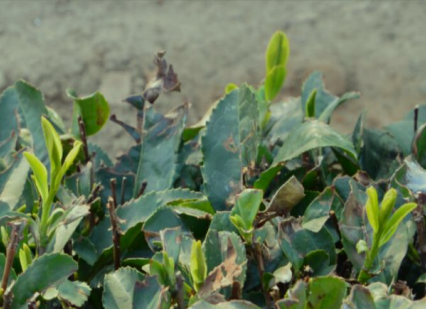
#> input picture img_6.png, 426 x 309 px
$ python HSV_ROI.py
#> lines starting #> are read from the running program, lines starting #| are printed output that depends on the picture; after the words box and inside, x2 and y2 are one past the last pixel; in counts of white or black regions, pixels touching at a corner belong together
# 基于HSV色彩空间的嫩芽ROI提取算法
# 原理先通过cv.cvtColor()函数，将原RGB彩色图像转换为hsv色彩空间的图像，
# 然后通过cv.inRange()函数获得ROI区域的Mask，
# 最后利用cv.bitwise()函数提取得到ROI区域。
import cv2 as cv
import numpy as np


src = cv.imread('img_6.png')
#> src is the input picture: shape (309, 426, 3); mean B, G, R 92.3, 121, 105.5
cv.imshow('src', src)
hsv = cv.cvtColor(src, cv.COLOR_BGR2HSV)       # 转换成hsv色彩风格
#> hsv: shape (309, 426, 3); mean H, S, V 48.7, 79.6, 121.9
lower_hsv=np.array([25,95,46])
upper_hsv=np.array([41,255,255])
# 通过设置不同的H、S、V的min和max阈值可以获取不同色彩的一个二值的mask图像
mask = cv.inRange(hsv, lower_hsv, upper_hsv)        # 利用inRange产生mask
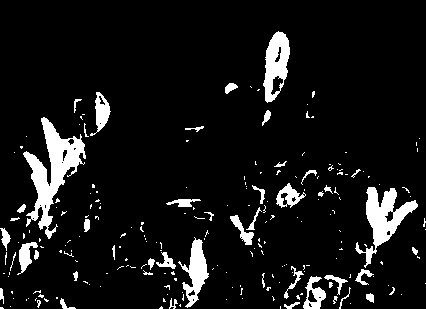
#> mask: shape (309, 426); 8.4% white; 220 white regions (174 under 20 px), largest, box (x1, y1, x2, y2) and area: (23, 117, 86, 239) 2659, (355, 187, 418, 268) 1680, (263, 31, 290, 103) 1151
cv.imshow('mask1', mask)
cv.imwrite('mask1.jpg', mask)

# 获取mask
# mask = cv.bitwise_not(mask)
# cv.imshow('mask2', mask)
# cv.imwrite('mask2.jpg', mask)
# 将原始图像与原始图像在mask区域进行逻辑与操作，即可获取（分割后的图像）
timg1 = cv.bitwise_and(src, src, mask=mask)
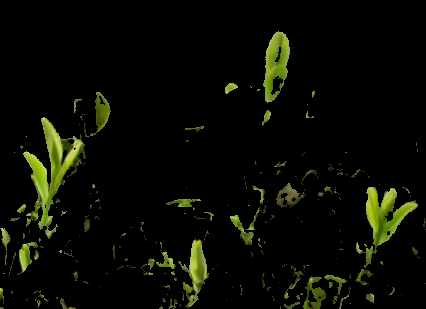
#> timg1: shape (309, 426, 3); mean B, G, R 3.4, 10.9, 9.3
cv.imshow('timg1', timg1)
cv.imwrite('timg1.jpg', timg1)

# [17 lines of commented-out code are left out]
bgr= cv.cvtColor(timg1, cv.COLOR_HSV2BGR)
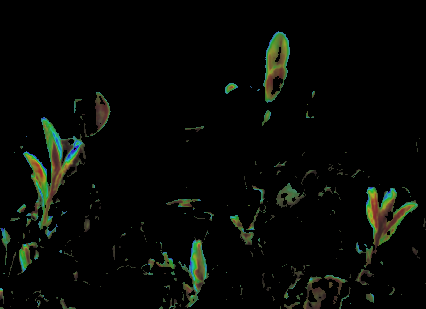
#> bgr: shape (309, 426, 3); mean B, G, R 5.3, 8.3, 6.4
# cv.imshow('1',bgr)
gray=cv.cvtColor(bgr,cv.COLOR_BGR2GRAY)
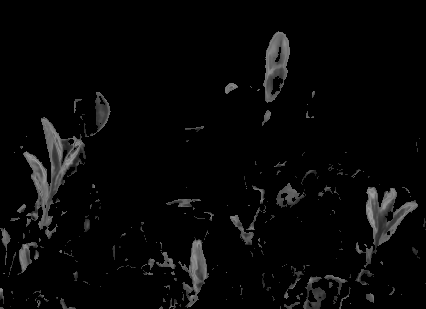
#> gray: shape (309, 426); min 0, max 164, mean 7.4
# cv.imshow('2',gray)
ret, thresh = cv.threshold(gray, 0, 255, cv.THRESH_BINARY + cv.THRESH_OTSU)
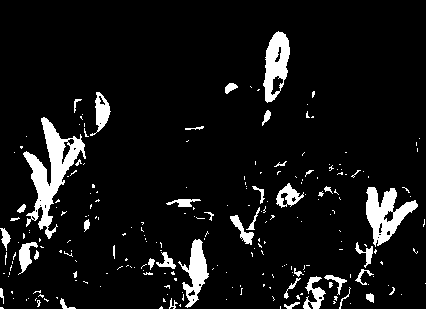
#> thresh: shape (309, 426); 7.9% white; 232 white regions (192 under 20 px), largest, box (x1, y1, x2, y2) and area: (23, 117, 86, 239) 2489, (366, 187, 418, 247) 1474, (263, 31, 290, 103) 1151
#> ret = 45
cv.imshow("thresh", thresh)
# 中值滤波：进行嫩芽降噪
median = cv.medianBlur(thresh,3)
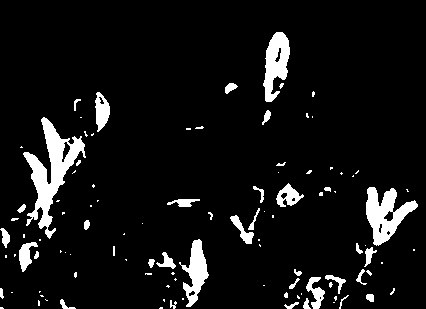
#> median: shape (309, 426); 7.4% white; 105 white regions (67 under 20 px), largest, box (x1, y1, x2, y2) and area: (23, 117, 86, 239) 2485, (366, 187, 418, 246) 1486, (263, 32, 290, 102) 1129
cv.imshow('median',median)
# 开操作：去掉目标特征外的孤立点
kernel = cv.getStructuringElement(cv.MORPH_RECT, (3,3))
opening = cv.morphologyEx(median,cv.MORPH_OPEN,kernel)
#> opening: shape (309, 426); 6.7% white; 50 white regions (16 under 20 px), largest, box (x1, y1, x2, y2) and area: (24, 118, 85, 228) 2343, (366, 187, 418, 245) 1477, (263, 32, 290, 102) 1126
cv.imshow('open',opening)
# 闭操作：去掉目标特征内的孔
kernel = np.ones((5,5),np.uint8)
closing = cv.morphologyEx(opening,cv.MORPH_CLOSE,kernel)
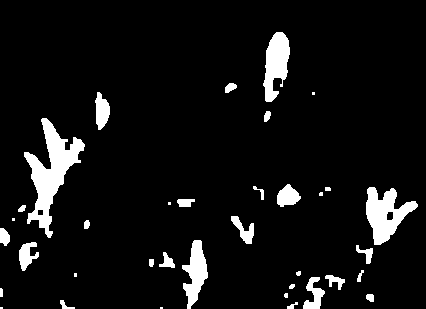
#> closing: shape (309, 426); 7.1% white; 36 white regions (8 under 20 px), largest, box (x1, y1, x2, y2) and area: (24, 118, 85, 238) 2616, (366, 187, 418, 245) 1544, (263, 32, 290, 102) 1192
cv.imshow('clos',closing)
cv.imwrite('closing.jpg', closing)
# 求出最大连通区域

# 在第一次分割嫩芽图像上框选出最大连通区域的嫩芽

# 最终在原图像上框选出每个嫩芽，并标注中心点，输出矩阵框左上角和右下角的坐标，描绘嫩芽轮廓

cv.waitKey(0)
cv.destroyAllWindows()

$ run again, with img_4.png copied over img_6.png
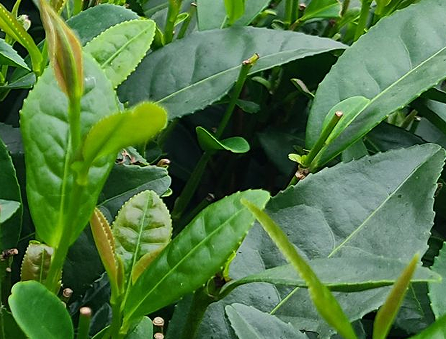
#> input picture img_4.png, 446 x 339 px
#> src is the input picture: shape (339, 446, 3); mean B, G, R 67.5, 118, 80.6
#> hsv: shape (339, 446, 3); mean H, S, V 59.3, 136.5, 118.2
#> `mask = cv.inRange(hsv, lower_hsv, upper_hsv)`:
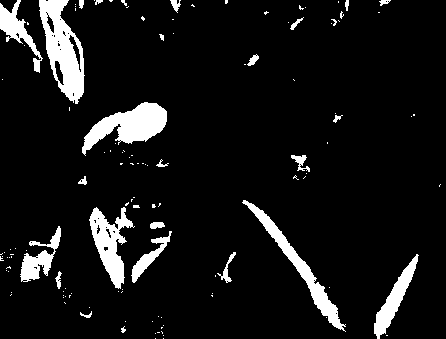
#> mask: shape (339, 446); 8.3% white; 126 white regions (101 under 20 px), largest, box (x1, y1, x2, y2) and area: (39, 0, 85, 104) 2491, (82, 102, 167, 156) 2135, (242, 200, 346, 332) 1681
#> ret = 42
#> median: shape (339, 446); 8.1% white; 46 white regions (22 under 20 px), largest, box (x1, y1, x2, y2) and area: (39, 0, 84, 104) 2527, (82, 102, 167, 155) 2133, (243, 200, 345, 330) 1677
#> opening: shape (339, 446); 7.9% white; 36 white regions (14 under 20 px), largest, box (x1, y1, x2, y2) and area: (39, 0, 84, 103) 2516, (82, 102, 167, 154) 2127, (243, 201, 344, 329) 1667
#> `closing = cv.morphologyEx(opening,cv.MORPH_CLOSE,kernel)`:
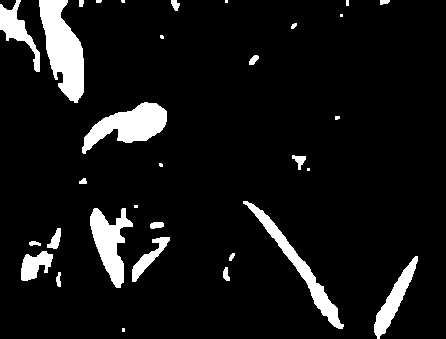
#> closing: shape (339, 446); 8.1% white; 32 white regions (11 under 20 px), largest, box (x1, y1, x2, y2) and area: (39, 0, 84, 103) 2742, (82, 102, 167, 154) 2148, (90, 208, 133, 288) 1678

$ run again, with img.png copied over img_6.png
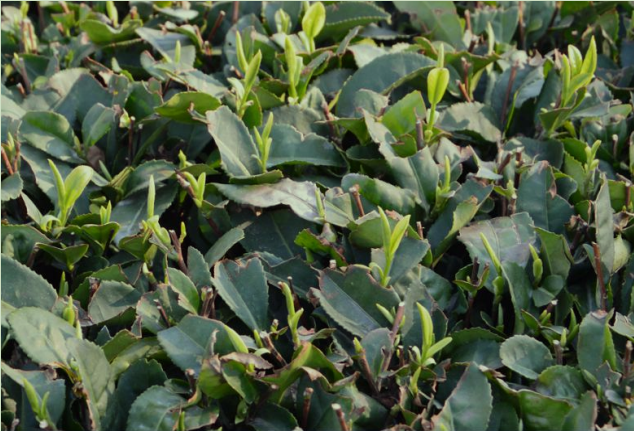
#> input picture img.png, 634 x 431 px
#> src is the input picture: shape (431, 634, 3); mean B, G, R 67.2, 93.7, 80.6
#> hsv: shape (431, 634, 3); mean H, S, V 53.1, 93.7, 95.2
#> `mask = cv.inRange(hsv, lower_hsv, upper_hsv)`:
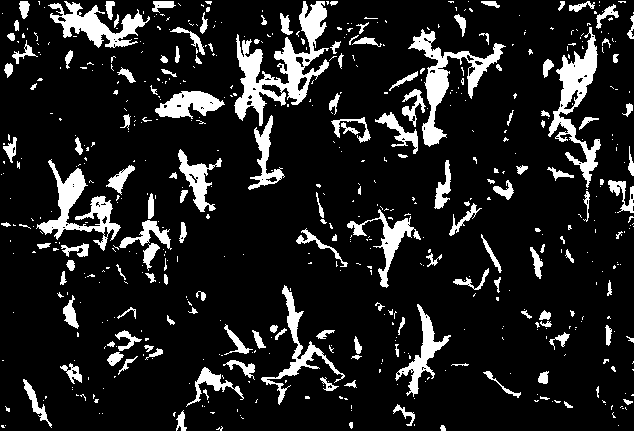
#> mask: shape (431, 634); 12.9% white; 583 white regions (432 under 20 px), largest, box (x1, y1, x2, y2) and area: (234, 1, 329, 126) 3973, (548, 27, 601, 188) 2573, (408, 29, 506, 147) 2489
#> thresh: shape (431, 634); 12% white; 606 white regions (455 under 20 px), largest, box (x1, y1, x2, y2) and area: (234, 1, 329, 126) 3781, (548, 27, 601, 188) 2458, (408, 29, 506, 147) 2400
#> ret = 43
#> median: shape (431, 634); 11.4% white; 298 white regions (159 under 20 px), largest, box (x1, y1, x2, y2) and area: (235, 1, 329, 126) 3780, (548, 27, 601, 187) 2440, (409, 30, 504, 146) 2394
#> opening: shape (431, 634); 10.3% white; 207 white regions (67 under 20 px), largest, box (x1, y1, x2, y2) and area: (235, 1, 327, 125) 3562, (411, 32, 469, 146) 1823, (550, 35, 597, 136) 1819
#> `closing = cv.morphologyEx(opening,cv.MORPH_CLOSE,kernel)`:
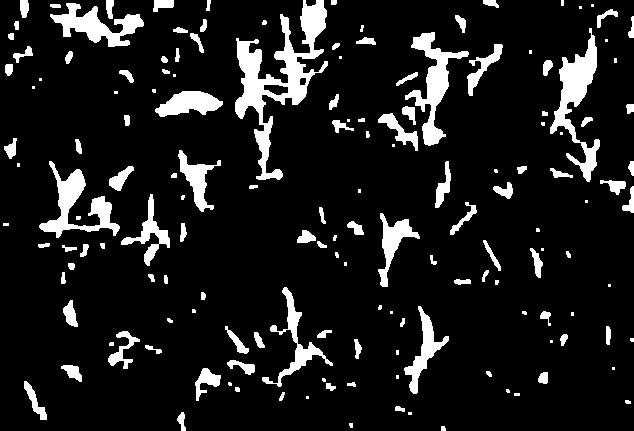
#> closing: shape (431, 634); 11% white; 157 white regions (47 under 20 px), largest, box (x1, y1, x2, y2) and area: (235, 0, 328, 180) 4910, (550, 28, 600, 182) 2522, (405, 32, 469, 146) 2108

$ run again, with 1 (1).jpg saved as img_6.png
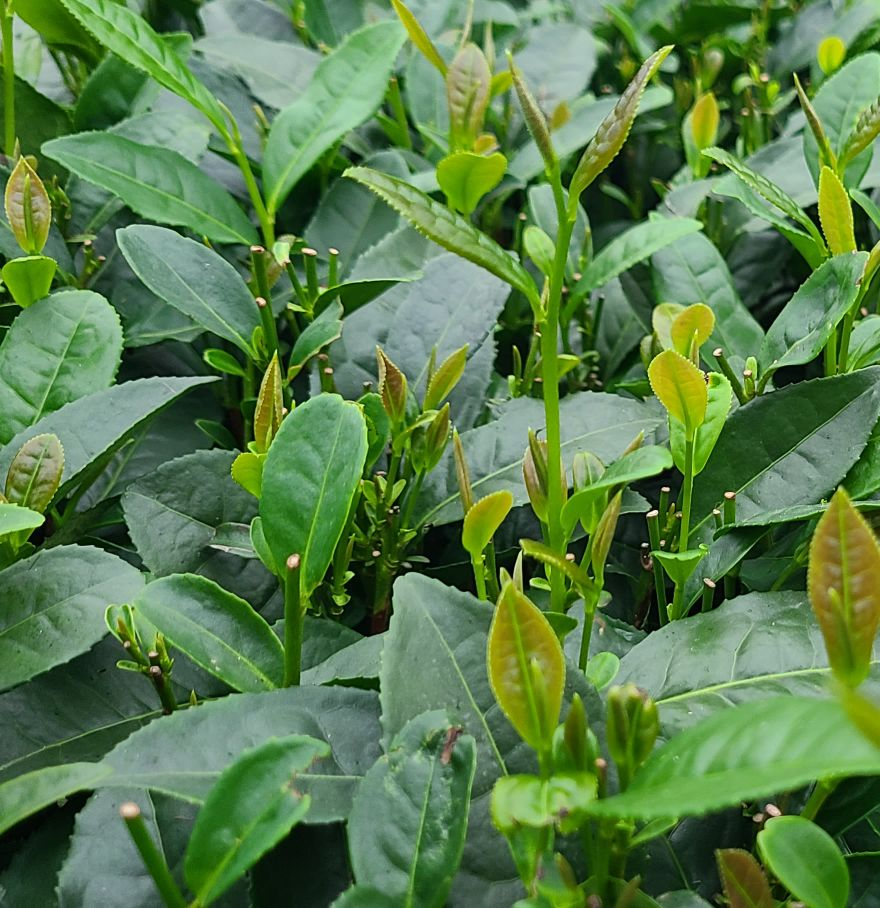
#> input picture 1 (1).jpg, 880 x 908 px
#> src is the input picture: shape (908, 880, 3); mean B, G, R 75, 126.2, 89.7
#> hsv: shape (908, 880, 3); mean H, S, V 58.4, 126.5, 126.4
#> mask: shape (908, 880); 9.8% white; 348 white regions (217 under 20 px), largest, box (x1, y1, x2, y2) and area: (807, 488, 880, 749) 10507, (487, 567, 566, 750) 9204, (391, 0, 520, 203) 6184
#> thresh: shape (908, 880); 9.6% white; 383 white regions (259 under 20 px), largest, box (x1, y1, x2, y2) and area: (807, 488, 880, 749) 10389, (487, 568, 566, 750) 9175, (391, 0, 520, 203) 6183
#> ret = 45
#> median: shape (908, 880); 9.4% white; 220 white regions (102 under 20 px), largest, box (x1, y1, x2, y2) and area: (807, 488, 880, 749) 10419, (487, 569, 566, 750) 9191, (391, 0, 520, 201) 6184
#> opening: shape (908, 880); 9.2% white; 159 white regions (45 under 20 px), largest, box (x1, y1, x2, y2) and area: (807, 488, 880, 748) 10395, (487, 569, 566, 750) 9183, (646, 304, 715, 441) 5793
#> `closing = cv.morphologyEx(opening,cv.MORPH_CLOSE,kernel)`:
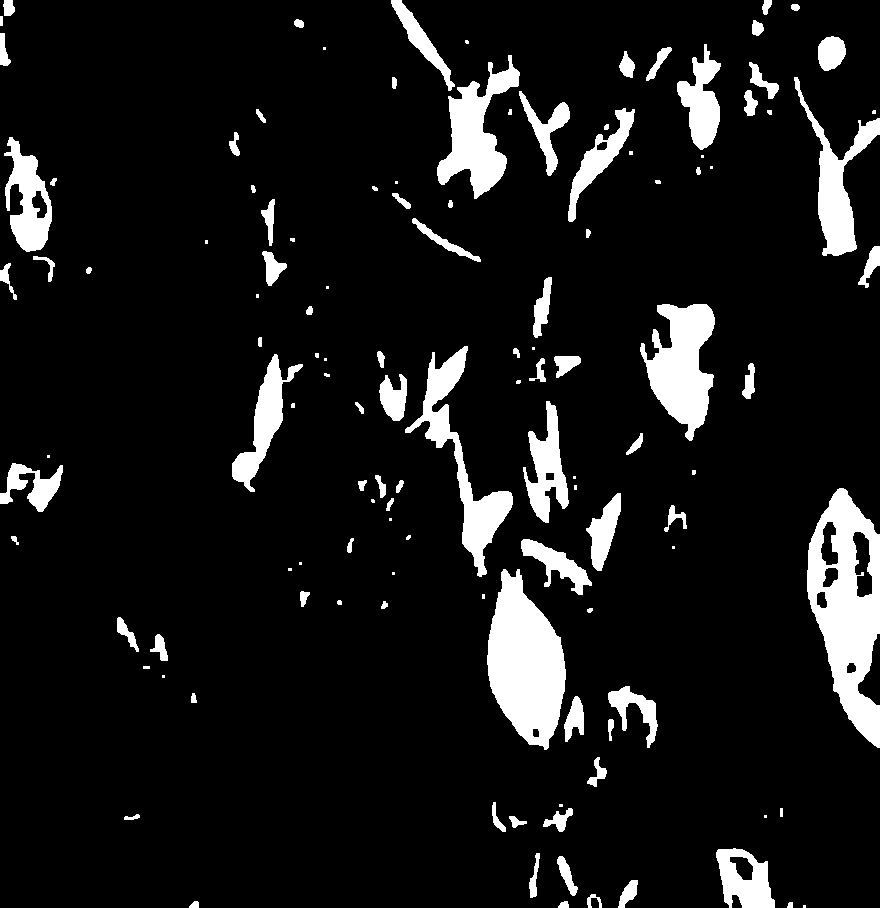
#> closing: shape (908, 880); 9.5% white; 125 white regions (33 under 20 px), largest, box (x1, y1, x2, y2) and area: (807, 488, 880, 748) 10584, (487, 569, 566, 750) 9318, (640, 304, 715, 441) 5938
